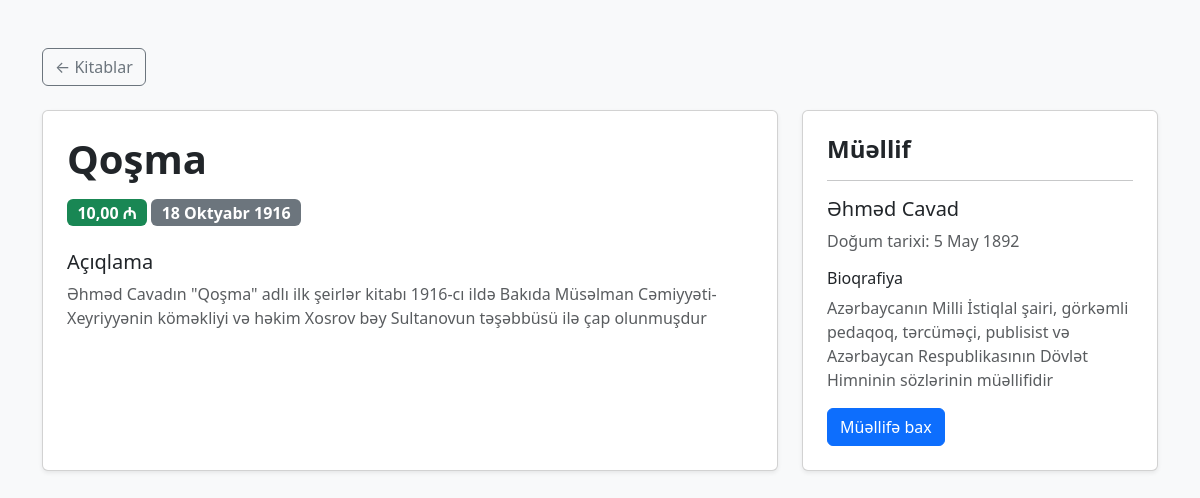
Page /books/1/ on the committed database.
### main/models.py (models this page shows, shortened)
class Book(models.Model):
    title = models.CharField(max_length=200)
    description = models.TextField()
    published_date = models.DateField()
    price = models.DecimalField(max_digits=10, decimal_places=2)
    author = models.ForeignKey(
        Author,
        on_delete=models.CASCADE,
        related_name="books"
    )

class Author(models.Model):
    name = models.CharField(max_length=100)
    surname = models.CharField(max_length=100)
    birth_date = models.DateField()
    bio = models.TextField()

### main/views.py (the view)
# urls.py: path("books/<int:id>/", views.book_detail, name="book_detail"),
def book_detail(request, id):
    book = get_object_or_404(Book, id=id)
    context = {
        "book": book
    }
    return render(request, "book_detail.html", context)

### templates/book_detail.html (shortened to what this page needs)
<!DOCTYPE html>
<html lang="az">
<head>
    <link href="https://cdn.jsdelivr.net/npm/bootstrap@5.3.3/dist/css/bootstrap.min.css"
          rel="stylesheet">
</head>
<body class="bg-light">
<div class="container py-5">
    <a href="{% url 'books' %}"
       class="btn btn-outline-secondary mb-4">
        ← Kitablar
    </a>
    <div class="row g-4">
        <div class="col-lg-8">
            <div class="card shadow-sm h-100">
                <div class="card-body p-4">
                    <h1 class="fw-bold mb-3">
                        {{ book.title }}
                    </h1>
                    <div class="mb-4">
                        <span class="badge text-bg-success fs-6">
                            {{ book.price }} ₼
                        </span>
                        <span class="badge text-bg-secondary fs-6">
                            {{ book.published_date }}
                        </span>
                    </div>
                    <h5>Açıqlama</h5>
                    <p class="text-muted">
                        {{ book.description }}
                    </p>
                </div>
            </div>
        </div>
        <div class="col-lg-4">
            <div class="card shadow-sm h-100">
                <div class="card-body p-4">
                    <h4 class="fw-bold">
                        Müəllif
                    </h4>
                    <hr>
                    <h5>
                        {{ book.author.name }}
                        {{ book.author.surname }}
                    </h5>
                    <p class="text-muted">
                        Doğum tarixi:
                        {{ book.author.birth_date }}
                    </p>
                    <h6>Bioqrafiya</h6>
                    <p class="text-muted">
                        {{ book.author.bio }}
                    </p>
                    <a href="{% url 'author_detail' book.author.id %}"
                       class="btn btn-primary">
                        Müəllifə bax
                    </a>
                </div>
            </div>
        </div>
    </div>
</div>
</body>
</html>

### rows in the picture
Book: title "Qoşma", price "10,00", published_date "18 Oktyabr 1916", description "Əhməd Cavadın \"Qoşma\" adlı ilk şeirlər kitabı 1916-cı ildə Bakıda Müsəlman Cəmiyyəti-Xeyriyyənin köməkliyi və həkim Xosrov bəy Sultanovun təşəbbüsü ilə çap olunmuşdur", author.name "Əhməd", author.surname "Cavad", author.birth_date "5 May 1892", author.bio "Azərbaycanın Milli İstiqlal şairi, görkəmli pedaqoq, tərcüməçi, publisist və Azərbaycan Respublikasının Dövlət Himninin sözlərinin müəllifidir"
